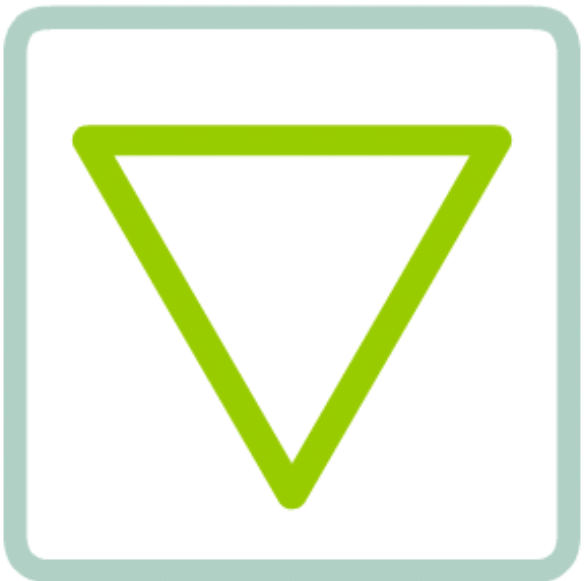
#> input picture templates/triangle_empty.png, 585 x 581 px
$ python -i scan_shape_shade.py   (imports and definitions only)
#> lines starting #> are read from the running program, lines starting #| are printed output that depends on the picture; after the words box and inside, x2 and y2 are one past the last pixel; in counts of white or black regions, pixels touching at a corner belong together
#> further down, picture is the input picture: shape (581, 585, 3); mean B, G, R 218.9, 242.6, 232.4
#!/usr/bin/env python3
import os, time, subprocess, sys, math
import numpy as np
import cv2

# ==================== USER CONFIG ====================
ADB = os.environ.get("ADB", "adb")

# Start button
START_BTN = (518, 1690)

# 3x3 grid cells (x, y, w, h)
GRID = [
    (82,  1105, 290, 290), (405, 1105, 290, 290), (722, 1105, 290, 290),
    (82,  1429, 290, 290), (405, 1429, 290, 290), (722, 1429, 290, 290),
    (82,  1747, 290, 290), (405, 1747, 290, 290), (722, 1747, 290, 290),
]

# Templates: 3 shapes x 3 shades
TEMPLATES = {
    ("triangle","empty"):  "templates/triangle_empty.png",
    ("triangle","stripe"): "templates/triangle_stripe.png",
    ("triangle","full"):   "templates/triangle_full.png",

    ("square","empty"):    "templates/square_empty.png",
    ("square","stripe"):   "templates/square_stripe.png",
    ("square","full"):     "templates/square_full.png",

    ("circle","empty"):    "templates/circle_empty.png",
    ("circle","stripe"):   "templates/circle_stripe.png",
    ("circle","full"):     "templates/circle_full.png",
}

# --- Color templates (exactly 3) ---
COLOR_TEMPLATES = {
    "red":   "templates/red.png",
    "green": "templates/green.png",
    "blue":  "templates/blue.png",
}

# HSV range for the mint-green border (OpenCV HSV: H 0..179)
GREEN_LOWER = (35,  25,  80)
GREEN_UPPER = (90, 255, 255)

# Thin ring (~2%)
THIN_FRAC = 0.02
THIN_MIN_FRAC = 0.005
THIN_MAX_FRAC = 0.05
EDGE_GREEN_COVERAGE = 0.10

# Canonical size (fit without stretch to this square)
CANON_SIZE = 128

# Edge matching (color-invariant)
CANNY_LOW, CANNY_HIGH = 60, 120

# Shade heuristic
SHADE_FILL_SOLID_THR = 0.55
SHADE_FILL_EMPTY_THR = 0.20
SHADE_EDGE_STRIPED_THR = 0.14
SAT_MIN, VAL_MIN = 40, 50  # consider pixel "inked" if above both
# -------- Matching strictness & jitter policy (tuned) --------
RETRY_THRESHOLD = 0.750          # was 0.45
MATCH_STRICT_THRESHOLD = 0.8    # accept-as-confident bar (reporting only)
ALWAYS_JITTER = True             # run jitter search for every cell

# Jitter search params
JITTER_RANGE = 10
JITTER_STEP = 4
MAX_JITTER_EVALS = 25

# Stripe bias when confidence is low
STRIPE_BIAS_THRESHOLD = 0.7
STRIPE_BIAS_BOOST = 0.18
STRIPE_OVERRIDE_THRESHOLD = 0.40
# ===============================================================

# -------- Color match settings ----------
COLOR_MIN_PIXELS = 80     # need at least this many "inked" pixels to trust color
COLOR_SIGMA = 18.0        # controls how fast confidence drops with Lab distance
# =======================================

# ORB matcher (2nd signal)
ORB_FEATURES = 500
orb = cv2.ORB_create(nfeatures=ORB_FEATURES)
bf = cv2.BFMatcher(cv2.NORM_HAMMING, crossCheck=True)

def adb_call(*args): return subprocess.call([ADB] + list(args))
def adb_out(*args):  return subprocess.check_output([ADB] + list(args))
def tap(x, y):       adb_call("shell", "input", "tap", str(int(x)), str(int(y)))

# [15 lines left out: functions screencap_bgr, crop, not called in this run]

def green_mask(bgr):
    hsv = cv2.cvtColor(bgr, cv2.COLOR_BGR2HSV)
#> hsv: shape (581, 585, 3); mean H, S, V 17.4, 32.9, 242.6
    lo, hi = np.array(GREEN_LOWER, np.uint8), np.array(GREEN_UPPER, np.uint8)
    mask = cv2.inRange(hsv, lo, hi)
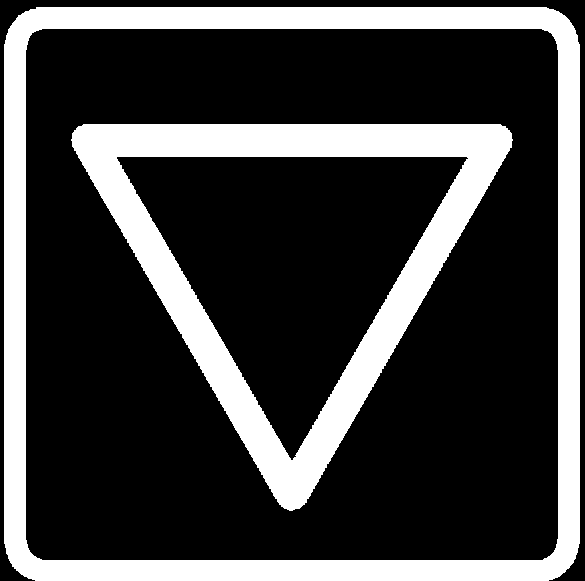
#> mask: shape (581, 585); 25.6% white; 2 white regions, box (x1, y1, x2, y2) and area: (4, 7, 580, 581) 47117, (71, 124, 513, 511) 39797
    mask = cv2.morphologyEx(mask, cv2.MORPH_CLOSE, np.ones((3,3), np.uint8), iterations=1)
#> mask: shape (581, 585); 25.6% white; 2 white regions, box (x1, y1, x2, y2) and area: (4, 7, 580, 581) 47124, (71, 124, 513, 511) 39807
    return mask

def clamp(v, lo, hi): return max(lo, min(hi, v))

# [390 lines left out: functions estimate_thickness_per_edge, remove_green_ring, corner_bg_color, fit_to_square, preprocess_edges_no_stretch, _ink_mask and 12 more, not called in this run]

# [6 lines not run here, left out]

>>> import cv2
>>> picture = cv2.imread('templates/triangle_empty.png')
>>> result = green_mask(picture)
